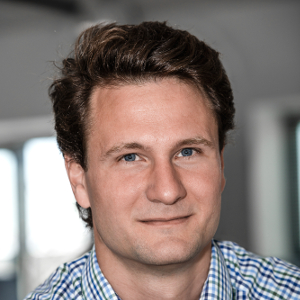
%> input picture matlab/images/FlorianBachmann.jpg, 300 x 300 px
$ octave --eval "galleryFitImage('images/FlorianBachmann.jpg');"   (GNU Octave 9; MATLAB toolbox functions it lacks are replaced by stand-ins)
%> lines starting %> are read from the running program, lines starting %| are printed output that depends on the picture; in (x1, y1, x2, y2) boxes, pixels count from 0 and x2, y2 are one past the last pixel; in counts of white or black regions, pixels touching at a corner belong together; the program's own positions count from 1
function galleryFitImage(file,varargin)
%> called with file = 'images/FlorianBachmann.jpg'
% Centre the complete visible plot, including labels, on the card canvas.
% MATLAB axes layouts can leave asymmetric outer margins. Remove only the
% surrounding white pixels, then fit the plot without changing its aspect.
% galleryFitImage(file,'trim') only removes the white margin.
% galleryFitImage(file,'trim','transparent') also clears the white background.

rgb = imread(file);
%> rgb is the input picture: size 300x300x3 uint8; mean R, G, B 137.6, 124.3, 120
ink = any(rgb < 250,3);
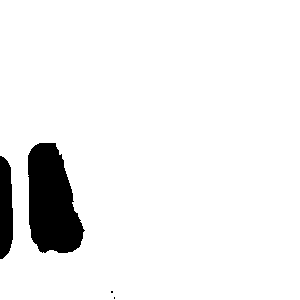
%> ink: size 300x300 logical; 93.7% white; 4 black regions (2 under 20 px), largest, box (x1, y1, x2, y2) and area: (28, 143, 85, 253) 4542, (0, 156, 13, 259) 1142
rows = find(any(ink,2));
%> rows = 300 values from 1 to 300
cols = find(any(ink,1));
%> cols = 300 values from 1 to 300
if isempty(rows) || isempty(cols), error('Gallery:EmptyImage','Empty thumbnail: %s',file); end
rgb = rgb(rows(1):rows(end),cols(1):cols(end),:);
%> (the run ends here)

$ run again, on matlab/images/Oliver_Johnson.jpg
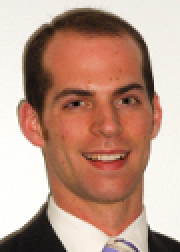
%> input picture matlab/images/Oliver_Johnson.jpg, 90 x 126 px (shown 2 times larger)
%> in galleryFitImage, rgb is the input picture: size 126x90x3 uint8; mean R, G, B 187.6, 151.8, 135.6
%> in galleryFitImage, `ink = any(rgb < 250,3);`:
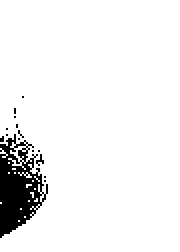
%> ink: size 126x90 logical (shown 2 times larger); 93.7% white; 15 black regions (14 under 20 px), largest, box (x1, y1, x2, y2) and area: (0, 67, 24, 119) 684
%> rows = 126 values from 1 to 126
%> cols = 90 values from 1 to 90
